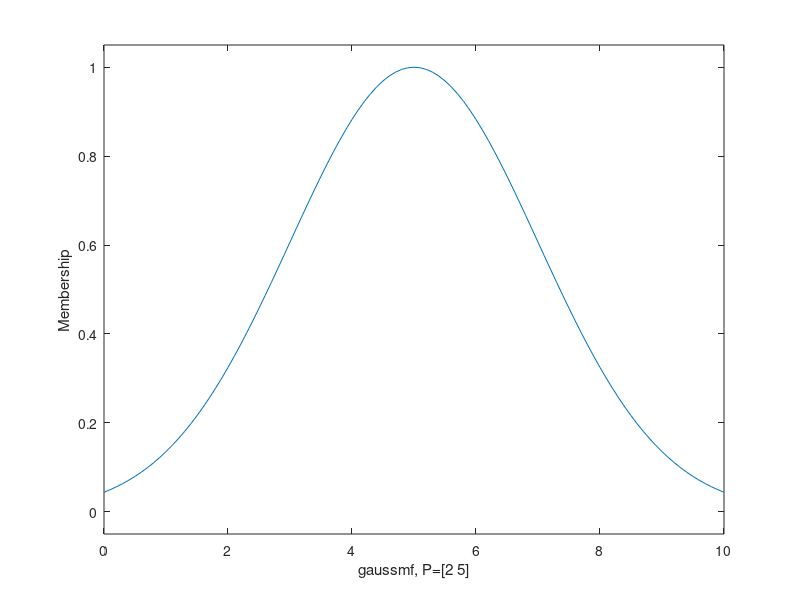

Source code (MATLAB):
% https://www.mathworks.com/help/fuzzy/gaussmf.html

x = 0:0.1:10;
y = gaussmf(x,[2 5]);

plot(x,y)
xlabel('gaussmf, P=[2 5]')
ylabel('Membership')
ylim([-0.05 1.05])
